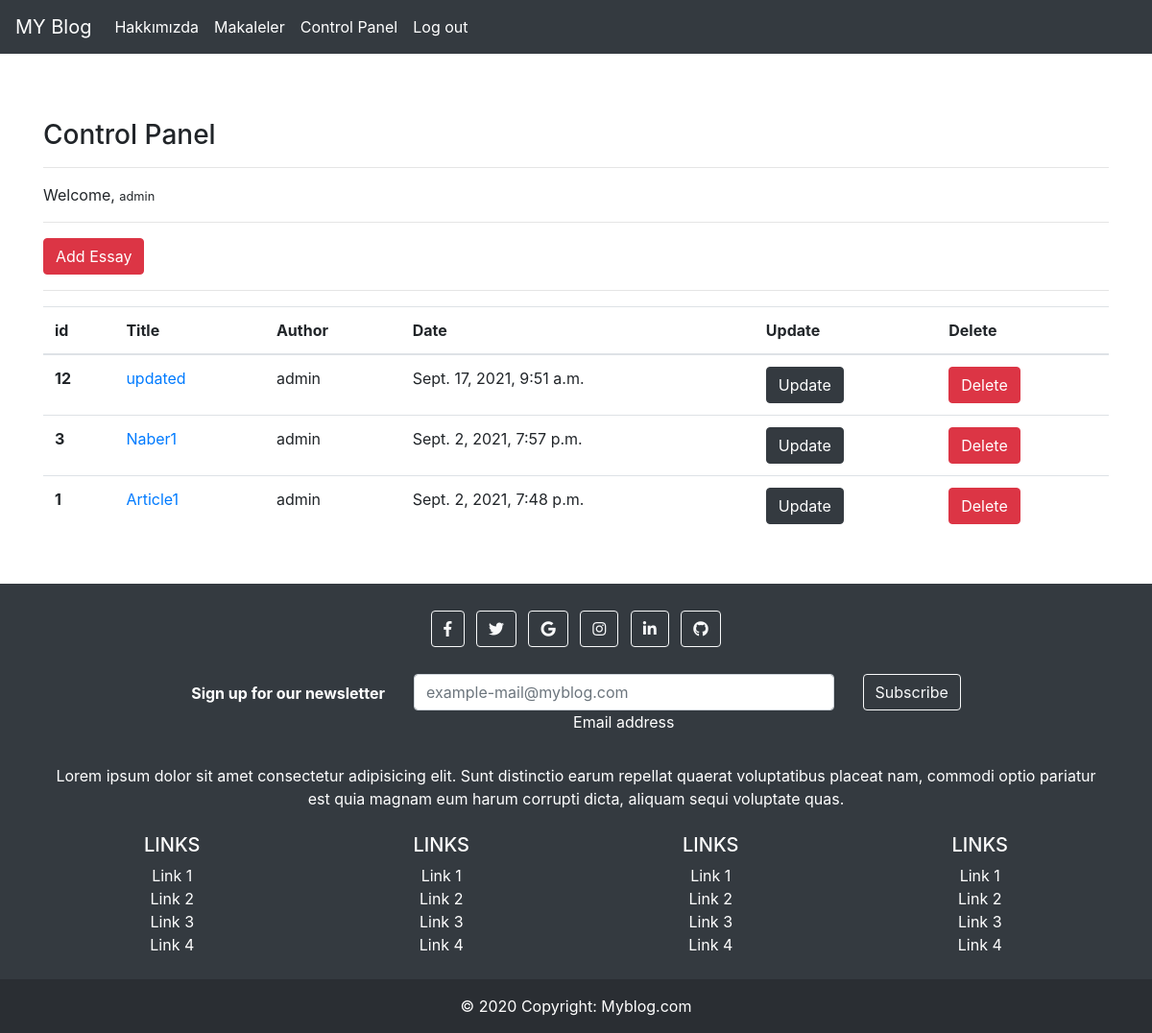
Screenshot of /articles/dashboard/ (signed in) with the database file from the repository.
### article/models.py (models this page shows, shortened)
class Article(models.Model):
    author = models.ForeignKey('auth.User', on_delete=models.CASCADE, verbose_name='Author')
    title = models.CharField(max_length=50, verbose_name='Title')
    content = RichTextField(verbose_name='Content')
    article_image = models.FileField(blank= True, null= True, verbose_name='Picture')
    created_date = models.DateTimeField(auto_now_add=True, verbose_name='Created Date')
    class Meta:
            ordering = ['-created_date']

### article/views.py (the view)
# urls.py: path('dashboard/', views.dashboard, name = 'dashboard'),
@login_required(login_url='user:login')
def dashboard(request):
    articles = Article.objects.filter(author = request.user)
    context = {
        'articles': articles
    }
    return render(request, 'dashboard.html', context)

### templates/dashboard.html
{% extends 'layout.html' %}
{% block body %}
<h3>Control Panel</h3>
<hr>
<p>Welcome, <small>{{request.user.username}}</small></p>
<hr>
<a class="btn btn-danger" href="/articles/addarticle">Add Essay</a>
<hr>
        {% if articles %}
        <table class="table">
                    <thead>
                    <tr>
                        <th scope="col">id</th>
                        <th scope="col">Title</th>
                        <th scope="col">Author</th>
                        <th scope="col">Date</th>
                        <th scope="col">Update</th>
                        <th scope="col">Delete</th>
                    </tr>
                </thead>
                    <tbody>
            {% for article in articles %}
                <tr>
                    <th scope="row">{{article.id}}</th>
                    <td><a href="/articles/article/{{article.id}}">{{article.title}}</a></td>
                    <td>{{article.author}}</td>
                    <td>{{article.created_date}}</td>
                    <td><a href="/articles/update/{{article.id}}" class="btn btn-dark">Update</a></td>
                    <td><a href="/articles/delete/{{article.id}}" class="btn btn-danger">Delete</a></td>
                </tr>
        {% endfor %}
        </tbody>
            </table>
        {% else %}
            <div class="alert alert-danger">There is no Essay</div>
        {% endif %}
{% endblock body %}

### templates/layout.html (shortened to what this page needs)
<!DOCTYPE html>
{%load static%}}
<html lang="en">
<head>
    <link rel="stylesheet" href="https://maxcdn.bootstrapcdn.com/bootstrap/4.0.0/css/bootstrap.min.css">
    <link rel="stylesheet" href="{% static 'css/bootstrap.min.css' %}">
    <link rel="stylesheet" href="https://use.fontawesome.com/releases/v5.7.0/css/all.css">
</head>
<body>
    {% include 'includes/navbar.html' %}
    <div class="container" style="margin-top: 100px; margin-bottom: 50px;">
        {% block body %}
        {% endblock  %}
    </div>
    {% include 'includes/footer.html' %}
</body>
</html>

### templates/includes/navbar.html (shortened to what this page needs)
<nav class="navbar navbar-expand-md navbar-dark fixed-top bg-dark">
  <a class="navbar-brand" href="{% url 'index'%}">MY Blog</a>
  <div class="collapse navbar-collapse" id="navbarCollapse">
    <ul class="navbar-nav mr-auto">
      <li class="nav-item active">
        <a class="nav-link" href="{% url 'about' %}">Hakkımızda </a>
      </li>
      <li class="nav-item active">
        <a class="nav-link" href="{% url 'article:articles' %}">Makaleler </a>
      </li>
      <ul class="navbar-nav mr-auto" >
        {% if request.user.is_authenticated %}
           <li class="nav-item active">
              <a class="nav-link" href="{% url 'article:dashboard'%}">Control Panel </a>
            </li>
            <li class="nav-item active">
              <a class="nav-link" href="{% url 'user:logout'%}">Log out</a>
            </li>
        {% endif %}
      </ul>
  </div>
</nav>

### templates/includes/footer.html
<footer class="bg-dark text-center text-white">
    <div class="container p-4">
      <section class="mb-4">
        <a class="btn btn-outline-light btn-floating m-1" href="#!" role="button"
          ><i class="fab fa-facebook-f"></i
        ></a>
        <a class="btn btn-outline-light btn-floating m-1" href="#!" role="button"
          ><i class="fab fa-twitter"></i
        ></a>
        <a class="btn btn-outline-light btn-floating m-1" href="#!" role="button"
          ><i class="fab fa-google"></i
        ></a>
        <a class="btn btn-outline-light btn-floating m-1" href="#!" role="button"
          ><i class="fab fa-instagram"></i
        ></a>
        <a class="btn btn-outline-light btn-floating m-1" href="#!" role="button"
          ><i class="fab fa-linkedin-in"></i
        ></a>
        <a class="btn btn-outline-light btn-floating m-1" href="#!" role="button"
          ><i class="fab fa-github"></i
        ></a>
      </section>
      <section class="">
        <form action="">
          <div class="row d-flex justify-content-center">
            <div class="col-auto">
              <p class="pt-2">
                <strong>Sign up for our newsletter</strong>
              </p>
            </div>
            <div class="col-md-5 col-12">
              <div class="form-outline form-white mb-4">
                <input type="email" id="form5Example2" class="form-control" placeholder="example-mail@myblog.com"/>
                <label class="form-label" for="form5Example2">Email address</label>
              </div>
            </div>
            <div class="col-auto">
              <button type="submit" class="btn btn-outline-light mb-4">
                Subscribe
              </button>
            </div>
          </div>
        </form>
      </section>
      <section class="mb-4">
        <p>
          Lorem ipsum dolor sit amet consectetur adipisicing elit. Sunt distinctio earum
          repellat quaerat voluptatibus placeat nam, commodi optio pariatur est quia magnam
          eum harum corrupti dicta, aliquam sequi voluptate quas.
        </p>
      </section>
      <section class="">
        <div class="row">
          <div class="col-lg-3 col-md-6 mb-4 mb-md-0">
            <h5 class="text-uppercase">Links</h5>
            <ul class="list-unstyled mb-0">
              <li>
                <a href="#!" class="text-white">Link 1</a>
              </li>
              <li>
                <a href="#!" class="text-white">Link 2</a>
              </li>
              <li>
                <a href="#!" class="text-white">Link 3</a>
              </li>
              <li>
                <a href="#!" class="text-white">Link 4</a>
              </li>
            </ul>
          </div>
          <div class="col-lg-3 col-md-6 mb-4 mb-md-0">
            <h5 class="text-uppercase">Links</h5>
            <ul class="list-unstyled mb-0">
              <li>
                <a href="#!" class="text-white">Link 1</a>
              </li>
              <li>
                <a href="#!" class="text-white">Link 2</a>
              </li>
              <li>
                <a href="#!" class="text-white">Link 3</a>
              </li>
              <li>
                <a href="#!" class="text-white">Link 4</a>
              </li>
            </ul>
          </div>
          <div class="col-lg-3 col-md-6 mb-4 mb-md-0">
            <h5 class="text-uppercase">Links</h5>
            <ul class="list-unstyled mb-0">
              <li>
                <a href="#!" class="text-white">Link 1</a>
              </li>
              <li>
                <a href="#!" class="text-white">Link 2</a>
              </li>
              <li>
                <a href="#!" class="text-white">Link 3</a>
              </li>
              <li>
                <a href="#!" class="text-white">Link 4</a>
              </li>
            </ul>
          </div>
          <div class="col-lg-3 col-md-6 mb-4 mb-md-0">
            <h5 class="text-uppercase">Links</h5>
            <ul class="list-unstyled mb-0">
              <li>
                <a href="#!" class="text-white">Link 1</a>
              </li>
              <li>
                <a href="#!" class="text-white">Link 2</a>
              </li>
              <li>
                <a href="#!" class="text-white">Link 3</a>
              </li>
              <li>
                <a href="#!" class="text-white">Link 4</a>
              </li>
            </ul>
          </div>
        </div>
      </section>
    </div>
    <div class="text-center p-3" style="background-color: rgba(0, 0, 0, 0.2);">
      © 2020 Copyright:
      <a class="text-white" href="http://127.0.0.1:8000/">Myblog.com</a>
    </div>
  </footer>

### rows the page displays
Article: id "12", title "updated", author "admin", created_date "Sept. 17, 2021, 9:51 a.m."
Article: id "3", title "Naber1", author "admin", created_date "Sept. 2, 2021, 7:57 p.m."
Article: id "1", title "Article1", author "admin", created_date "Sept. 2, 2021, 7:48 p.m."

### other values shown
{{ request.user.username }} "admin"
